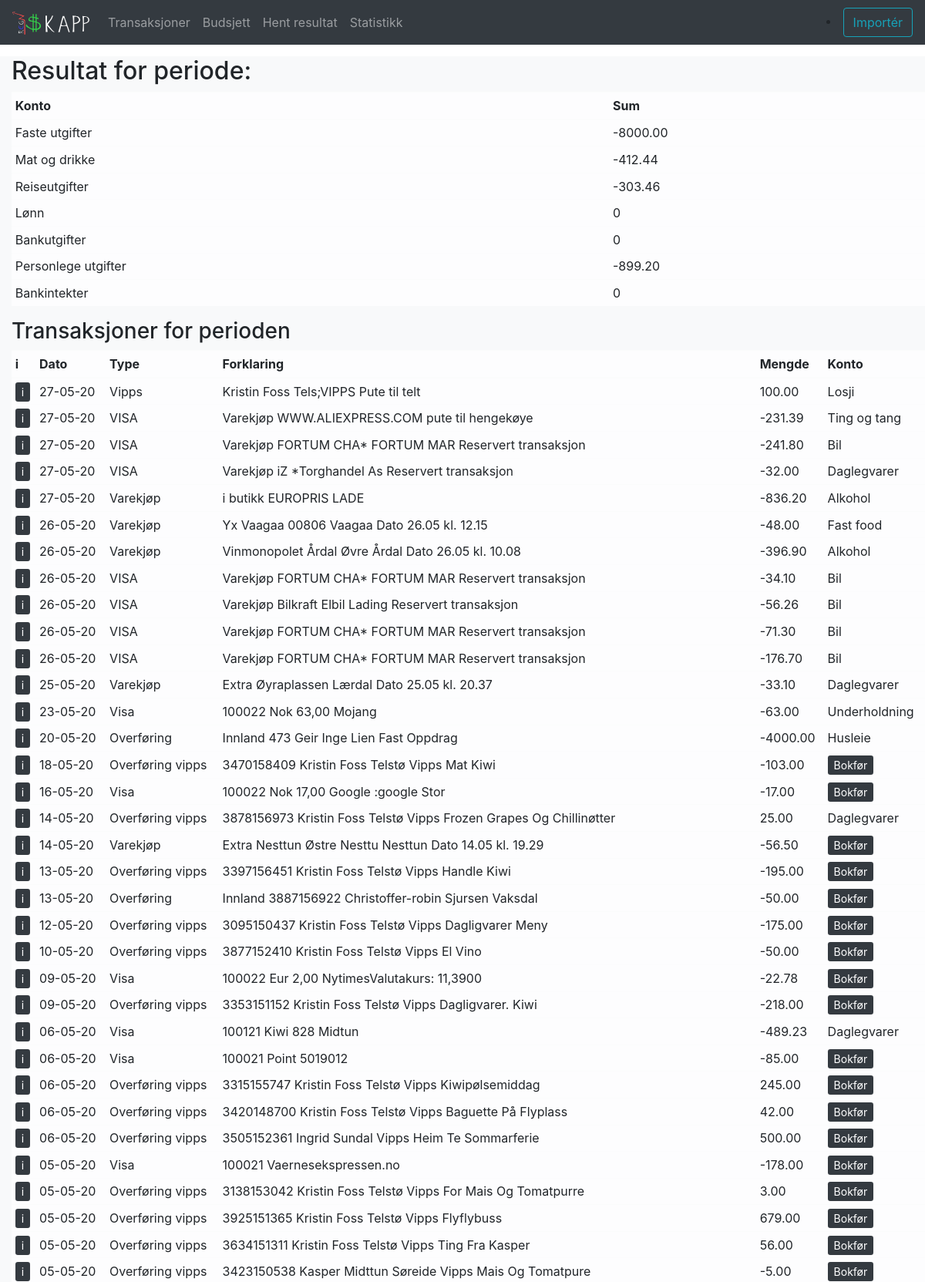
Screenshot of /transactions/ (upper part) with the database file from the repository.
### transactions/models.py (models this page shows, shortened)
class Transaction(models.Model): #Klasse som representerer ein transaksjon
    date = models.DateField()
    transaction_type = models.CharField(max_length=30, null=True)
    description = models.CharField(max_length=200)
    amount = models.DecimalField(max_digits=10,
                                 decimal_places=2,
                                 default=0)
    happy = models.PositiveSmallIntegerField(choices=HAPPY_CHOICES, blank=True, null=True)
    account = models.ForeignKey(Account,
                                blank=True,
                                null=True,
                                on_delete=models.SET_NULL
                                )
    category = models.ForeignKey(Category,
                                 blank=True,
                                 null=True,
                                 on_delete=models.SET_NULL
                                 )
    project = models.ForeignKey(Project,
                                blank=True,
                                null=True,
                                on_delete=models.SET_NULL
                                )

class Account(models.Model):
    name = models.CharField(max_length=30)
    description = models.CharField(max_length=100)
    category = models.ForeignKey(Category,
                                 blank=False,
                                 on_delete=models.CASCADE)
    account_type = models.CharField(
        max_length=8,
        choices=ACCOUNT_CHOICES,
        blank=False,
        null=True,
        default="expence")

### transactions/views.py (the view)
# urls.py: path("", TransactionView.as_view(), name="transactions_list"),
class TransactionView(View):
    t = Transaction.objects.all()
    a = sum_account(t)
    template_name = "transactions/transaction_list.html"
    context = {
        "transaction_list" : t,
        "account_dict" : a
    }
    def get(self, request, *args, **kwargs):  # pylint: disable=unused-argument
        if kwargs:
            t = Transaction.objects.filter(date__range=(kwargs["start_date"], kwargs["end_date"]))
            self.context["transaction_list"] = t
            self.context["account_dict"] = sum_account(t)
        return render(request, self.template_name, self.context)

### transactions/templates/transactions/transaction_list.html
{%extends "../base.html"%}
{% block content %}
<h2> Resultat for periode: </h2>
<table class="table table-sm table-hover table-light">
    <thead>
    <tr>
      <th scope="col"> Konto </th>
      <th scope="col"> Sum  </th>
    </tr>
    </thead>
    <tbody>
    {% for key, value in account_dict.items %}
    <tr>
      <td scope="row">{{key}}</td>
      <td> {{value}}
    </tr>
    {% endfor %}
    </tbody>
</table>
<h3> Transaksjoner for perioden </h3>
<table class="table table-sm table-hover table-light">
    <thead>
    <tr>
      <th scope="col"> i </th>
      <th scope="col"> Dato </th>
      <th scope="col"> Type </th>
      <th scope="col"> Forklaring </th>
      <th scope="col"> Mengde </th>
      <th scope="col"> Konto </th>
    </tr>
    </thead>
    <tbody>
    {% for t in transaction_list %}
    <tr>
      <td scope="row">
      <a href="{%url 'transactions:transaction-detail' t.pk %}" class="btn-sm btn-outline-dark btn-lg active" role="button" aria-pressed="true">i</a>
      </td>
      <td>{{ t.date|date:"d-m-y" }}</td>
      <td>{{ t.transaction_type }}</td>
      <td>{{ t.description }}</td>
      <td>{{ t.amount }}</td>
      {%if t.account %}
        <td> {{t.account.name|default_if_none:""}} </td>
      {%else%}
        <td scope="row">
          <a href="{%url 'transactions:transaction-update' t.pk %}" class="btn-sm btn-outline-dark btn-lg active" role="button" aria-pressed="true">Bokfør</a>
        </td>
      {% endif %}
    </tr>
    {% endfor %}
    </tbody>
</table>
{% endblock %}

### templates/base.html (shortened to what this page needs)
<!doctype html>
<html>
    <head>
        <link rel="stylesheet" href="https://stackpath.bootstrapcdn.com/bootstrap/4.4.1/css/bootstrap.min.css">
    </head>
    {% load static %}
    <body>
        <nav class="navbar navbar-expand-lg navbar-dark bg-dark">
            <div class="collapse navbar-collapse" id="navbarSupportedContent">
            <a class="navbar-brand" href="#">
                <img src="{%static './logo_dark.svg'%}" width="100" height="30" alt="">
            </a>
            <ul class="navbar-nav mr-auto">
                <li class="nav-item">
                    <a class="nav-link" href="{%url 'transactions:transactions_list'%}">Transaksjoner</a>
                </li>
                <li class="nav-item">
                    <a class="nav-link" href="#"> Budsjett</a>
                </li>
                <li class="nav-item">
                    <a class="nav-link" href="#"> Hent resultat</a>
                </li>
                <li class="nav-item">
                    <a class="nav-link" href="#"> Statistikk</a>
                </li>
            </ul>
            <span class="navbar-item">
                <li>
                    <a href="{%url 'transactions:data_import'%}" class="btn btn-outline-info" role="button">Importér</a>
                </li>
            </span>
            </div>
        </nav>
    </body>
<section class="bg-light" id="about">
<div style="margin-left: 15px">
<div style="margin-top: 15px">
        {% block content %}
        {% endblock %}
</html>

### rows the page displays
Transaction: date "27-05-20", transaction_type "Vipps", description "Kristin Foss Tels;VIPPS Pute til telt", amount "100.00", account.name "Losji"
Transaction: date "27-05-20", transaction_type "VISA", description "Varekjøp WWW.ALIEXPRESS.COM pute til hengekøye", amount "-231.39", account.name "Ting og tang"
Transaction: date "27-05-20", transaction_type "VISA", description "Varekjøp FORTUM CHA* FORTUM MAR Reservert transaksjon", amount "-241.80", account.name "Bil"
Transaction: date "27-05-20", transaction_type "VISA", description "Varekjøp iZ *Torghandel As Reservert transaksjon", amount "-32.00", account.name "Daglegvarer"
Transaction: date "27-05-20", transaction_type "Varekjøp", description "i butikk EUROPRIS LADE", amount "-836.20", account.name "Alkohol"
Transaction: date "26-05-20", transaction_type "Varekjøp", description "Yx Vaagaa 00806 Vaagaa Dato 26.05 kl. 12.15", amount "-48.00", account.name "Fast food"
Transaction: date "26-05-20", transaction_type "Varekjøp", description "Vinmonopolet Årdal Øvre Årdal Dato 26.05 kl. 10.08", amount "-396.90", account.name "Alkohol"
Transaction: date "26-05-20", transaction_type "VISA", description "Varekjøp FORTUM CHA* FORTUM MAR Reservert transaksjon", amount "-34.10", account.name "Bil"
Transaction: date "26-05-20", transaction_type "VISA", description "Varekjøp Bilkraft Elbil Lading Reservert transaksjon", amount "-56.26", account.name "Bil"
Transaction: date "26-05-20", transaction_type "VISA", description "Varekjøp FORTUM CHA* FORTUM MAR Reservert transaksjon", amount "-71.30", account.name "Bil"
Transaction: date "26-05-20", transaction_type "VISA", description "Varekjøp FORTUM CHA* FORTUM MAR Reservert transaksjon", amount "-176.70", account.name "Bil"
Transaction: date "25-05-20", transaction_type "Varekjøp", description "Extra Øyraplassen Lærdal Dato 25.05 kl. 20.37", amount "-33.10", account.name "Daglegvarer"
Transaction: date "23-05-20", transaction_type "Visa", description "100022 Nok 63,00 Mojang", amount "-63.00", account.name "Underholdning"
Transaction: date "20-05-20", transaction_type "Overføring", description "Innland 473 Geir Inge Lien Fast Oppdrag", amount "-4000.00", account.name "Husleie"
Transaction: date "18-05-20", transaction_type "Overføring vipps", description "3470158409 Kristin Foss Telstø Vipps Mat Kiwi", amount "-103.00", shows "Bokfør"
Transaction: date "16-05-20", transaction_type "Visa", description "100022 Nok 17,00 Google :google Stor", amount "-17.00", shows "Bokfør"
Transaction: date "14-05-20", transaction_type "Overføring vipps", description "3878156973 Kristin Foss Telstø Vipps Frozen Grapes Og Chillinøtter", amount "25.00", account.name "Daglegvarer"
Transaction: date "14-05-20", transaction_type "Varekjøp", description "Extra Nesttun Østre Nesttu Nesttun Dato 14.05 kl. 19.29", amount "-56.50", shows "Bokfør"
Transaction: date "13-05-20", transaction_type "Overføring vipps", description "3397156451 Kristin Foss Telstø Vipps Handle Kiwi", amount "-195.00", shows "Bokfør"
Transaction: date "13-05-20", transaction_type "Overføring", description "Innland 3887156922 Christoffer-robin Sjursen Vaksdal", amount "-50.00", shows "Bokfør"
Transaction: date "12-05-20", transaction_type "Overføring vipps", description "3095150437 Kristin Foss Telstø Vipps Dagligvarer Meny", amount "-175.00", shows "Bokfør"
Transaction: date "10-05-20", transaction_type "Overføring vipps", description "3877152410 Kristin Foss Telstø Vipps El Vino", amount "-50.00", shows "Bokfør"
Transaction: date "09-05-20", transaction_type "Visa", description "100022 Eur 2,00 NytimesValutakurs: 11,3900", amount "-22.78", shows "Bokfør"
Transaction: date "09-05-20", transaction_type "Overføring vipps", description "3353151152 Kristin Foss Telstø Vipps Dagligvarer. Kiwi", amount "-218.00", shows "Bokfør"
Transaction: date "06-05-20", transaction_type "Visa", description "100121 Kiwi 828 Midtun", amount "-489.23", account.name "Daglegvarer"
Transaction: date "06-05-20", transaction_type "Visa", description "100021 Point 5019012", amount "-85.00", shows "Bokfør"
Transaction: date "06-05-20", transaction_type "Overføring vipps", description "3315155747 Kristin Foss Telstø Vipps Kiwipølsemiddag", amount "245.00", shows "Bokfør"
Transaction: date "06-05-20", transaction_type "Overføring vipps", description "3420148700 Kristin Foss Telstø Vipps Baguette På Flyplass", amount "42.00", shows "Bokfør"
Transaction: date "06-05-20", transaction_type "Overføring vipps", description "3505152361 Ingrid Sundal Vipps Heim Te Sommarferie", amount "500.00", shows "Bokfør"
Transaction: date "05-05-20", transaction_type "Visa", description "100021 Vaernesekspressen.no", amount "-178.00", shows "Bokfør"
Transaction: date "05-05-20", transaction_type "Overføring vipps", description "3138153042 Kristin Foss Telstø Vipps For Mais Og Tomatpurre", amount "3.00", shows "Bokfør"
Transaction: date "05-05-20", transaction_type "Overføring vipps", description "3925151365 Kristin Foss Telstø Vipps Flyflybuss", amount "679.00", shows "Bokfør"
Transaction: date "05-05-20", transaction_type "Overføring vipps", description "3634151311 Kristin Foss Telstø Vipps Ting Fra Kasper", amount "56.00", shows "Bokfør"
Transaction: date "05-05-20", transaction_type "Overføring vipps", description "3423150538 Kasper Midttun Søreide Vipps Mais Og Tomatpure", amount "-5.00", shows "Bokfør"

### other values shown
{{ key }} "Faste utgifter" "Mat og drikke" "Reiseutgifter" "Lønn" "Bankutgifter" "Personlege utgifter" "Bankintekter"
{{ value }} "-8000.00" "-412.44" "-303.46" "0" "0" "-899.20" "0"
